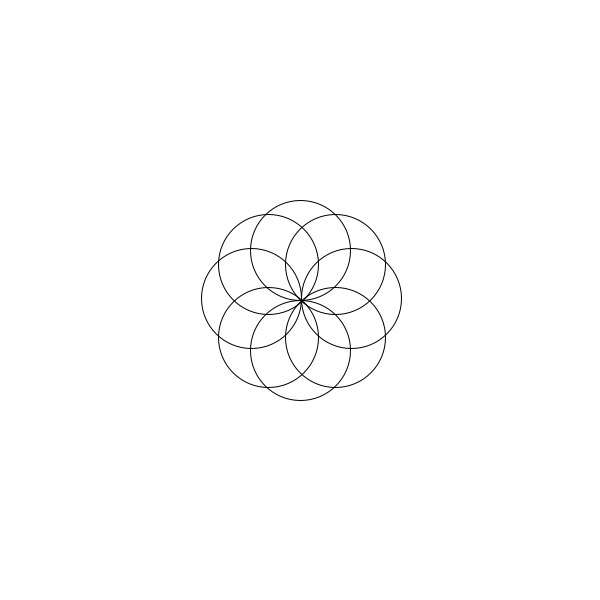
Frame 1 (no input)
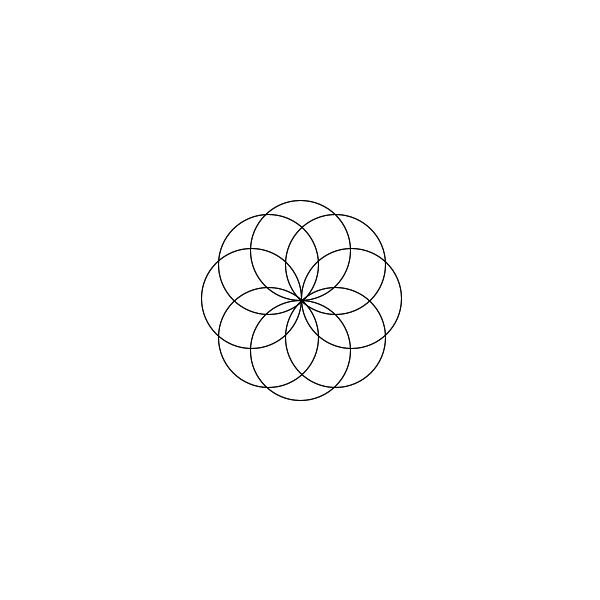
Frame 2 (the mouse pressed at the canvas centre, redrawn once)

The Processing sketch that drew these frames (run headless with seeded random() and noise(); the mouse was pressed at the canvas centre and the sketch redrawn once):

// Processing sketch: processing_85522
// ── processing_85522.pde

  void setup () 
{
  size(600,600);
  //Fond blanc
  background(255); 
  smooth();
}

void draw()
{
  //Je créer une ellipse non remplie. (ellipse en haut)
  noFill();
  ellipse(300,250,100,100);
  //Je créer trois autres ellipses de la même taille. DUPLICATION/JUXTAPOSITION
  //(Ellipse en bas) 
  ellipse(300,350,100,100);
  //Ellipse à gauche) 
  ellipse(251,298,100,100);
  //(Ellipse à droite)
  ellipse(351,298,100,100);
  
  //Nouvelle série de quatre ellipses de la même taille. JUXTAPOSITION
  //Ellipse en haut à droite
  ellipse(335,264,100,100);
  //Ellipse en haut à gauche
  ellipse(268,264,100,100);
  //Ellipse en bas à gauche
  ellipse(268,337,100,100);
  //Ellipse en bas à droite
  ellipse(335,337,100,100);
  
  noLoop();
}
